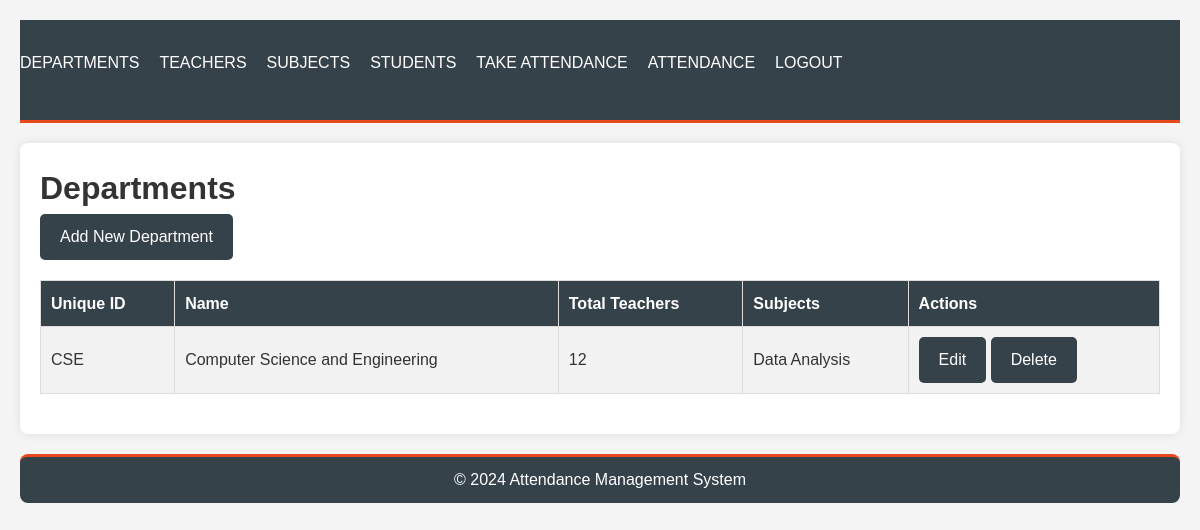
The app's page /departments/ (signed in) with its own data.
### attendance/models.py (models this page shows, shortened)
class Department(models.Model):
    dept_unique_id = models.CharField(max_length=10, unique=True)
    name = models.CharField(max_length=100)
    total_teachers = models.IntegerField(default=0)
    subjects = models.ManyToManyField('Subject', related_name='departments')

class Subject(models.Model):
    unique_subject_id = models.CharField(max_length=10, unique=True)
    name = models.CharField(max_length=100)
    department = models.ForeignKey(Department, on_delete=models.CASCADE)

### attendance/views.py (the view)
# urls.py: path('departments/', views.department_list, name='department_list'),
@login_required
def department_list(request):
    departments = Department.objects.all()
    return render(request, 'attendance/department_list.html', {'departments': departments})

### attendance/templatetags/custom_tags.py (called while the page is built)
@register.filter
def is_teacher(user):
    return user.groups.filter(name='Teachers').exists()

### attendance/templates/attendance/department_list.html
{% extends 'attendance/base.html' %}
{% load custom_tags %}
{% block content %}
<h1>Departments</h1>
{% if user|is_teacher %}
    <a href="{% url 'add_department' %}" class="btn btn-success">Add New Department</a>
{% endif %}
<table>
    <tr>
        <th>Unique ID</th>
        <th>Name</th>
        <th>Total Teachers</th>
        <th>Subjects</th>
        <th>Actions</th>
    </tr>
    {% for department in departments %}
    <tr>
        <td>{{ department.dept_unique_id }}</td>
        <td>{{ department.name }}</td>
        <td>{{ department.total_teachers }}</td>
        <td>
            {% for subject in department.subjects.all %}
                {{ subject.name }}<br>
            {% endfor %}
        </td>
        <td>
            {% if user|is_teacher %}
                <a href="{% url 'edit_department' department.pk %}" class="btn btn-primary">Edit</a>
                <a href="{% url 'delete_department' department.pk %}" class="btn btn-danger">Delete</a>
            {% endif %}
        </td>
    </tr>
    {% endfor %}
</table>
{% endblock %}

### attendance/static/attendance/css/styles.css (style rules this page uses)
body, h1, h2, h3, p, ul, ol, li { margin: 0; padding: 0; box-sizing: border-box; }
body { font-family: Arial, sans-serif; line-height: 1.6; background-color: #f4f4f4; color: #333; padding: 20px; }
table { width: 100%; border-collapse: collapse; margin: 20px 0; }
table, th, td { border: 1px solid #dddddd; }
th, td { padding: 10px; text-align: left; }
th { background-color: #35424a; color: white; }
tr:nth-child(even) { background-color: #f2f2f2; }
button, .btn { display: inline-block; padding: 10px 20px; font-size: 16px; text-decoration: none; color: #ffffff; background-color: #35424a; border: none; border-radius: 5px; cursor: pointer; }

### records on screen
Department: dept_unique_id "CSE", name "Computer Science and Engineering", total_teachers "12"
Subject: name "Data Analysis"
